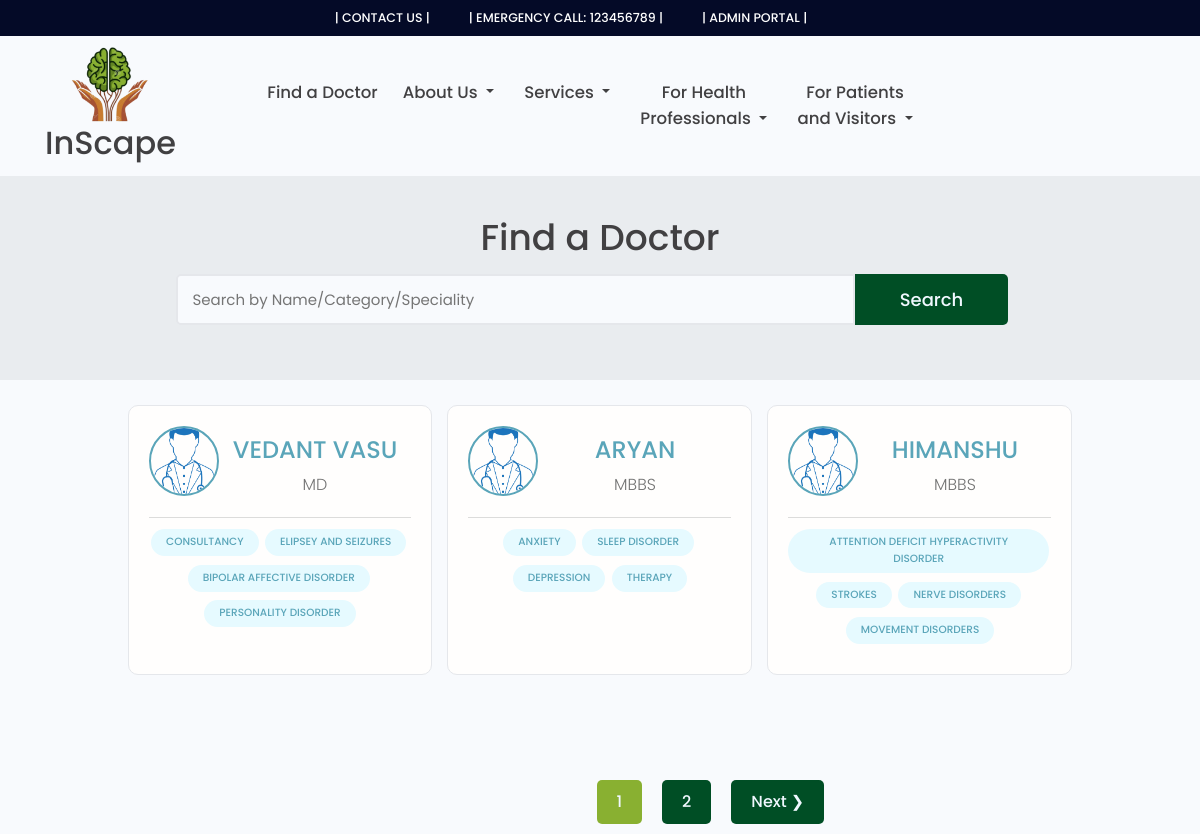
The page /staffs/ on the database its author committed.
### staff/models.py (models this page shows, shortened)
class Staff(models.Model):
    user = models.ForeignKey(User, on_delete=models.CASCADE)
    name = models.CharField(max_length=200)
    username = models.CharField(max_length=200)
    email = models.EmailField(max_length=200)
    contact = models.IntegerField(null=True)
    address = models.CharField(max_length=500)
    staff_image = models.ImageField(null=True, blank=True, upload_to = 'staffprofiles/', default='staffprofiles/user-default.png')
    id = models.UUIDField(default=uuid.uuid4, unique=True, primary_key=True, editable=False, null=False)
    department = models.ForeignKey(Department, on_delete=models.CASCADE)
    highest_degree = models.CharField(max_length= 500, null=True, blank=True)
    academics = models.CharField(max_length= 2000, null=True, blank=True)
    certificates = models.CharField(max_length=2000, null=True, blank=True)
    @property
    def imageurl(self):
        try:
            url = self.staff_image.url
        except:
            url=''
        return url

class Specialities(models.Model):
    sowner = models.ForeignKey(Staff, null=True, blank=True, on_delete=models.CASCADE)
    sname = models.CharField(max_length = 200)
    sno = models.UUIDField(default = uuid.uuid4, unique = True, primary_key=True, editable=False, null=False)
    created = models.DateTimeField(auto_now_add=True)

### staff/views.py (the view)
# urls.py: path('staffs/', include('staff.urls')),
def staffs(request):
    staffs, search_query = searchstaffs(request)
    custom_range, staffs = paginate(request, staffs, 3)
    context = {'staffs': staffs, 'search_query': search_query, 'custom_range': custom_range}
    return render(request, 'staff/staffs.html', context)

### staff/utilities.py (called while the page is built)
def searchstaffs(request):
    search_query = ''
    if request.GET.get('search_query'):
        search_query = request.GET.get('search_query')
    specialitiess = Specialities.objects.filter(sname__icontains=search_query)
    staffs = Staff.objects.distinct().filter(
        Q(name__icontains=search_query)|
        Q(specialities__in=specialitiess)
    )
    return staffs, search_query

def paginate(request, staffs, results):
    page = request.GET.get('page')
    paginator = Paginator(staffs, results)
    try:
        staffs = paginator.page(page)
    except PageNotAnInteger:
        page = 1
        staffs = paginator.page(page)
    except EmptyPage:
        page=paginator.num_pages
        staffs = paginator.page(page)
    leftindex = (int(page)-1)
    rightindex = (int(page)+2)
    if leftindex <1:
        leftindex=1
    if rightindex> paginator.num_pages:
        rightindex=paginator.num_pages +1
    custom_range = range(leftindex, rightindex)
    return custom_range, staffs

### staff/templates/staff/staffs.html (shortened to what this page needs)
{% extends 'main.html' %}
{% load static %}
{% block content %}
<main class="projects">
  <div class="jumbotron jumbotron-fluid">
    <div>
      <div class="container container--narrow">
        <div>
          <h2 style="color:#414042; font-weight:450; text-align:center;">Find a Doctor</h2>
        </div>
        <div class="hero-section__search">
          <form id="searchform" class="form" action="{% url 'staffs' %}" method="get" autocomplete="off">
            <div class="form__field" style="display: flex;">
              <input class="input input--text" id="formInput#search" type="text" name="search_query"
                value="{{search_query}}" style="border-radius: 5px 0px 0px 5px; height:100%; width: 80%"
                placeholder="Search by Name/Category/Speciality" />
              <input id="homebtn" class="btn btn--sub btn--lg" style="border-radius: 0px 5px 5px 0px; height:100%"
                type="submit" value="Search" />
            </div>
          </form>
        </div>
      </div>
    </div>
  </div>
  <div class="container">
    <div class="row row-cols-1 row-cols-md-3 g-4" style="text-align:center;">
      {% for staff in staffs %}
      <div class="col ">
        <div class="card h-100" style="padding:20px;">
          <div class="" style="display:flex;">
              <img src="{{staff.imageurl}}" class="card-img-top avatar avatar--md" alt="image">
              <div class="card-body dev__meta">
                <h5 class="card-title" style="text-align: center;"><a href="{% url 'staff' staff.id %}">{{staff.name.upper}}</a></h5>
                <p class="card-text">{{staff.highest_degree}}</p>
              </div>
          </div>
          <hr>
          <div class="dev__skills" style="text-align: left-justify;">
            {% for specialities in staff.specialities_set.all %}
            <span class="tag tag--pill tag--main">
              <small>{{specialities.sname}}</small>
            </span>
            {% endfor %}
          </div>
        </div>
      </div>
      {% endfor %}
    </div>
  </div>
  {% include 'pagination.html' with queryset=staffs %}
</main>
{% endblock %}

### templates/main.html (shortened to what this page needs)
<!DOCTYPE html>
{% load static %}
<html lang="en">
<head>
  <link rel="stylesheet" href="{% static 'css/bootstrap.css' %}" />
  <link rel="stylesheet" href="{% static 'css/_navbar.scss' %}" />
  <link
      rel="stylesheet"
      href="https://cdn.iconmonstr.com/1.3.0/css/iconmonstr-iconic-font.min.css"
    />
  <link rel="stylesheet" href="{% static 'uikit/styles/uikit.css' %}" />
  <link rel="stylesheet" href="{% static 'css/main.css' %}" />
  <link rel="stylesheet" href="https://use.fontawesome.com/releases/v5.6.3/css/all.css"
>
</head>
<body>
  {% include 'navbar.html' %}
  {% block content %}
  {% endblock %}
</body>
</html>

### templates/navbar.html (shortened to what this page needs)
{% load static %}
<header>
  <div style="background-color:#040A27;">
    <nav style="display:block" class="navbar navbar-expand-lg ">
      <div class="row container-fluid">
        <div class="col" style="text-align: center">
            <a class="navbar-brand" id="myhover" style="color:#fff; margin-left: 50px" onmouseover="this.style.color='#5AA5B9'"
            onmouseout="this.style.color='#fff'" href="{% url 'home' %}"><div class="">| CONTACT US | </div></a>
          <a class="navbar-brand" id="myhover" style="color:#fff" onmouseover="this.style.color='#5AA5B9'"
            onmouseout="this.style.color='#fff'" href="{% url 'contact' %}"><div style="padding-left:25px; padding-right:25px;">| EMERGENCY CALL: 123456789 | </div></a>
            <a class="navbar-brand" id="myhover" style="color:#fff; margin-right: 93px" onmouseover="this.style.color='#5AA5B9'"
            onmouseout="this.style.color='#fff'" href="{% url 'home' %}"><div class="">| ADMIN PORTAL |</div></a>
        </div>
      </div>
    </nav>
  </div>
  <nav style="display:block" class="navbar navbar-expand-lg">
    <div class="row container-fluid">
        <div class="col">
            <a class="navbar-brand" href="{% url 'home' %}" style="margin-left:30px;">
                <img id="logo" src="{% static 'images/apple-touch-icon.png' %}" />
                <br />
                <h3 style="color:#414042">InScape</h3>
            </a>
        </div>
        <div class="col">
            <div class="navbar-collapse collapse">
                <ul class="navbar-nav ml-auto pl-md-5">
                    <li class="nav-item">
                        <a class="navbar-brand" style="font-size:16.6px;color:#414042; margin: 0px 10px;" href="{% url 'staffs' %}">Find a
                            Doctor</a>
                    </li>
                    <li class="nav-item dropdown">
                        <a style="font-size:16.6px ;color:#414042; margin: 0px 10px;" class="navbar-brand nav-link dropdown-toggle" href=""
                            id="navbarDarkDropdownMenuLink" role="button" data-bs-toggle="dropdown"
                            aria-expanded="false">
                            About Us
                        </a>
                    </li>
                    <li class="nav-item dropdown">
                        <a class="navbar-brand nav-link dropdown-toggle" href="#" id="navbarDarkDropdownMenuLink"
                            role="button" data-bs-toggle="dropdown" aria-expanded="false"
                            style="font-size:16.6px; margin: 0px 10px;color:#414042">
                            Services
                        </a>
                    </li>
                    <li class="nav-item dropdown">
                        <a style="font-size:16.6px; color:#414042; margin: 0px 10px;" class="navbar-brand nav-link dropdown-toggle"
                            href="#" id="navbarDarkDropdownMenuLink" role="button" data-bs-toggle="dropdown"
                            aria-expanded="false">
                            For Health<br />Professionals
                        </a>
                    </li>
                    <li class="nav-item dropdown">
                        <a style="font-size:16.6px; color:#414042; margin: 0px 10px;" class="navbar-brand nav-link dropdown-toggle"
                            href="#" id="navbarDarkDropdownMenuLink" role="button" data-bs-toggle="dropdown"
                            aria-expanded="false">
                            For Patients<br />and Visitors
                        </a>
                    </li>
                </ul>
            </div>
        </div>
    </div>
</nav>
</header>

### templates/pagination.html (shortened to what this page needs)
{% if queryset.has_other_pages %}
  <div class="pagination" style="padding-left: 510px; padding-top:100px; ">
    <ul class="container" style="list-style:none; display: flex; text-align:center;">
      {% for page in custom_range %}
        {% if page == queryset.number%}
          <li><a style="margin: 10px; background-color: #89B031" href = "?page={{page}}" class= "btn page-link btn--sub" id="homebtn" data-page="{{page}}">{{page}}</a></li>
        {% else%}
          <li><a style="margin: 10px" href = "?page={{page}}" class= "btn page-link" id="homebtn" data-page="{{page}}">{{page}}</a></li>
        {% endif %}
      {% endfor%}
      {% if queryset.has_next %}
        <li ><a style="margin: 10px" href = "?page={{queryset.next_page_number}}" class= "btn page-link" id="homebtn" data-page="{{queryset.next_page_number}}">Next &#10095;</a></li>
      {%endif%}
    </ul>
  </div>
  {% endif %}

### static/css/main.css (style rules this page uses)
#homebtn { background-color:#004E25; color:aliceblue; }
#logo { height: 80px; width: 80px; }
.jumbotron { padding: 2rem 1rem; margin-bottom: 2rem; background-color: #e9ecef; border-radius: 0.3rem; }
@media (min-width: 576px) { .jumbotron { padding: 4rem 2rem; } }
.jumbotron-fluid { padding-right: 0; padding-left: 0; border-radius: 0; }

### static/uikit/styles/modules/_variables.css (style rules this page uses)
:root { --color-main: #5aa5b9; --color-main-light: #e6faff; --color-sub: #3f4156; --color-sub-light: #51546e; --color-sub-lighter: #ededfd; --color-text: #737373; --color-gray: #8b8b8b; --color-light: #e5e7eb; --color-light-gray: #767676; --color-bg: #f8fafd; --color-white: #fffefd; --color-white-light: #f3f3f3; --color-success: #359e64; --color-success-bg: #def8e8; --color-error: #fc4b0b; --color-error-bg: #fff2ee; --font-base: 'Poppins', arial, helvetica, 'Segoe UI', roboto, ubuntu, sans-serif; --font-monospace: 'Fira Code', 'Courier New', courier, monospace; --font-regular: 300; --font-medium: 500; --font-bold: 700; --generic-shadow: 1px 1px 5px #00000010; --generic-transition: all 0.3s ease-in-out; }

### static/uikit/styles/modules/_base.css (style rules this page uses)
* { margin: 0; padding: 0; box-sizing: border-box; text-rendering: optimizeLegibility; color: inherit; font-size: inherit; }
html { font-size: 50%; }
@media only screen and (min-width: 480px) { html { font-size: 56.25%; } }
@media only screen and (min-width: 1200px) { html { font-size: 62.5%; } }
body { line-height: 1.6; font-weight: 400; font-size: 1.5rem; color: var(--color-text); background-color: var(--color-bg); min-height: 100vh; }

### static/uikit/styles/modules/_typography.css (style rules this page uses)
* { font-family: var(--font-base); }
h2 { font-size: 3.6rem; font-weight: var(--font-bold); }
h3 { font-size: 3.2rem; font-weight: var(--font-medium); }
h5 { font-size: 2.4rem; font-weight: var(--font-medium); }
h5, h6 { font-weight: var(--font-regular); }
p, span, strong { font-size: 1.6rem; color: var(--color-text); font-weight: var(--font-regular); }
a { padding-bottom: 2px; text-decoration: none; display: inline-block; color: var(--color-main); font-weight: var(--font-medium); }

### static/uikit/styles/modules/_utilities.css (style rules this page uses)
.container { width: 92%; max-width: 165rem; margin: 0 auto; box-sizing: border-box; }
.container--narrow { width: 92%; max-width: 120rem; }
@media screen and (min-width: 1000px) { .container { width: 90%; } }
@media screen and (min-width: 1000px) { .container--narrow { width: 85%; } }
@media screen and (min-width: 1200px) { .container { width: 80%; } }
@media screen and (min-width: 1200px) { .container--narrow { width: 72%; } }

### static/uikit/styles/modules/_avatar.css (style rules this page uses)
.avatar { border-radius: 50%; border: 2px solid var(--color-main); object-fit: cover; }
.avatar--md { height: 7rem; width: 7rem; }

### static/uikit/styles/modules/_button.css (style rules this page uses)
.btn { display: inline-block; position: relative; cursor: pointer; background-color: var(--color-light); font-weight: var(--font-medium); color: var(--color-sub); text-decoration: none; padding: 1rem 2rem; border-radius: 0.5rem; border: none; width: -webkit-fit-content; width: -moz-fit-content; width: fit-content; height: -webkit-fit-content; height: -moz-fit-content; height: fit-content; font-size: 1.6rem; outline-width: 0; outline-color: transparent; -webkit-backface-visibility: hidden; backface-visibility: hidden; transition: all 0.3s ease-in-out; }
.btn--sub { background-color: var(--color-sub); color: var(--color-white); }
.btn--lg { font-size: 1.8rem; padding: 1.2rem 4.5rem; }

### static/uikit/styles/modules/_card.css (style rules this page uses)
.card { border-radius: 1rem; background-color: var(--color-white); border: 1.5px solid var(--color-light); width: auto; height: auto; margin-top: 0.5rem; margin-bottom: 0.5rem; overflow: hidden; }

### static/uikit/styles/modules/_form.css (style rules this page uses)
.form { display: block; }
.form__field { margin-top: 1.5rem; margin-bottom: 1.5rem; }
input.input[type='text'], input.input[type='email'], input.input[type='password'], input.input[type='number'], textarea.input { min-width: 24rem; width: 100%; padding: 1.2rem 1.5rem; border-radius: 0.5rem; border: 2px solid var(--color-light); transition: all 0.3s ease-in-out; background-color: var(--color-bg); }

### static/uikit/styles/modules/_tag.css (style rules this page uses)
.tag { display: inline-flex; align-items: center; background-color: var(--color-sub); height: -webkit-fit-content; height: -moz-fit-content; height: fit-content; width: -webkit-fit-content; width: -moz-fit-content; width: fit-content; border-radius: 0.5rem; padding: 0.5rem 1.5rem; font-size: 1.2rem; cursor: pointer; }
.tag:not(:last-child) { margin-right: 0.25rem; margin-bottom: 0.75rem; }
.tag > small { color: var(--color-white); }
.tag--pill { border-radius: 5rem; }
.tag--main, .tag--main > small { background: var(--color-main-light); color: var(--color-main); font-weight: 500; }

### rows shown on the page
Staff: imageurl (placeholder picture), name "VEDANT VASU", highest_degree "MD"
Specialities: sname "CONSULTANCY"
Specialities: sname "ELIPSEY AND SEIZURES"
Specialities: sname "BIPOLAR AFFECTIVE DISORDER"
Specialities: sname "PERSONALITY DISORDER"
Staff: imageurl (placeholder picture), name "ARYAN", highest_degree "MBBS"
Specialities: sname "ANXIETY"
Specialities: sname "SLEEP DISORDER"
Specialities: sname "DEPRESSION"
Specialities: sname "THERAPY"
Staff: imageurl (placeholder picture), name "HIMANSHU", highest_degree "MBBS"
Specialities: sname "ATTENTION DEFICIT HYPERACTIVITY DISORDER"
Specialities: sname "STROKES"
Specialities: sname "NERVE DISORDERS"
Specialities: sname "MOVEMENT DISORDERS"

### other values the page prints
{{ page }} "1"
{{ page }} "2"
